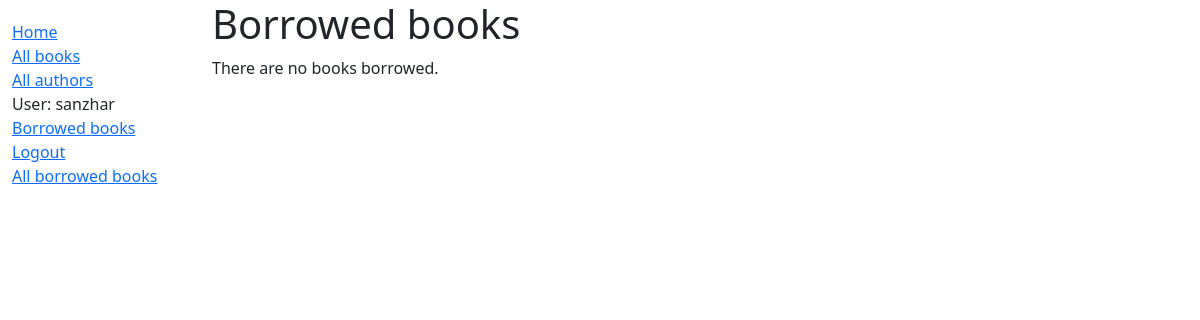
Before: /catalog/mybooks/ (signed in) with the older database file.
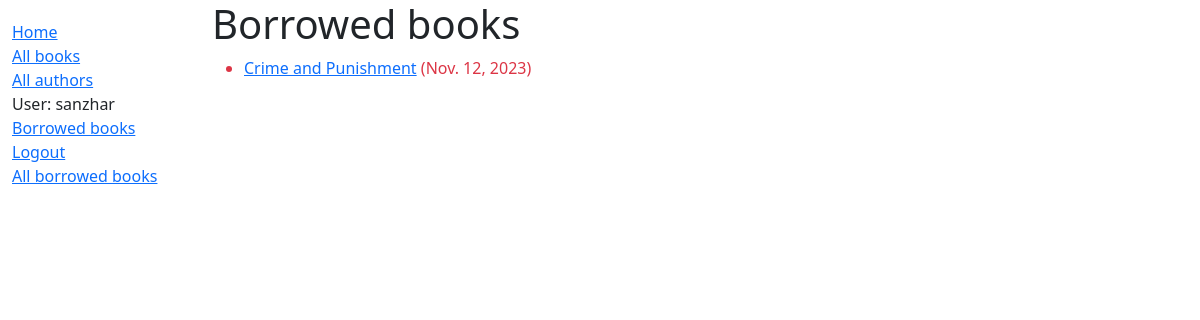
After: the same page with the newer database file.
### catalog/models.py (models this page shows, shortened)
class BookInstance(models.Model):
    id = models.UUIDField(primary_key=True, default=uuid.uuid4,
                          help_text="Unique ID for this particular book across whole library")
    book = models.ForeignKey('Book', on_delete=models.SET_NULL, null=True)
    imprint = models.CharField(max_length=200)
    due_back = models.DateField(null=True, blank=True)
    LOAN_STATUS = (
        ('m', 'Maintenance'),
        ('o', 'On loan'),
        ('a', 'Available'),
        ('r', 'Reserved'),
    )
    status = models.CharField(max_length=1, choices=LOAN_STATUS, blank=True, default='m', help_text='Book availability')
    borrower = models.ForeignKey(User, on_delete=models.SET_NULL, null=True, blank=True)
    class Meta:
        ordering = ['due_back']
        permissions = (("can_mark_returned", "Set a book as returned"),)
    @property
    def is_overdue(self):
        if self.due_back and date.today() > self.due_back:
            return True
        return False

class Book(models.Model):
    title = models.CharField(max_length=200)
    author = models.ForeignKey('Author', on_delete=models.SET_NULL, null=True)
    summary = models.TextField(max_length=1000, help_text="Enter a brief description of the book", blank=True)
    isbn = models.CharField('ISBN', max_length=13, help_text='13 Character <a href="https://www.isbn-international.org/content/what-isbn">ISBN number</a>')
    genre = models.ManyToManyField(Genre, help_text="Select a genre for this book")
    language = models.ForeignKey('Language', on_delete=models.SET_NULL, null=True)

### catalog/views.py (the view)
# urls.py: path('mybooks/', views.LoanedBooksByUserListView.as_view(), name='my_borrowed'),
class LoanedBooksByUserListView(LoginRequiredMixin, generic.ListView):
    model = BookInstance
    template_name = 'catalog/bookinstance_list_borrowed_user.html'
    paginate_by = 10
    def get_queryset(self):
        return BookInstance.objects.filter(borrower=self.request.user).filter(status__exact='o').order_by('due_back')

### catalog/templates/catalog/bookinstance_list_borrowed_user.html
{% extends "base_generic.html" %}
{% block content %}
    <h1>Borrowed books</h1>
    {% if bookinstance_list %}
    <ul>
        {% for bookinst in bookinstance_list %}
        <li class="{% if bookinst.is_overdue %} text-danger {% endif %}">
            <a href="{% url 'book-detail' bookinst.book.pk %}">{{ bookinst.book.title }}</a>
            ({{ bookinst.due_back }})
        </li>
        {% endfor %}
    </ul>
    {% else %}
        <p>There are no books borrowed.</p>
    {% endif %}
{% endblock %}

Changed rows visible on the page:
added BookInstance: book "Crime and Punishment", due_back "Nov. 12, 2023"
Other visible differences:
text no longer shown: "There are no books borrowed."
